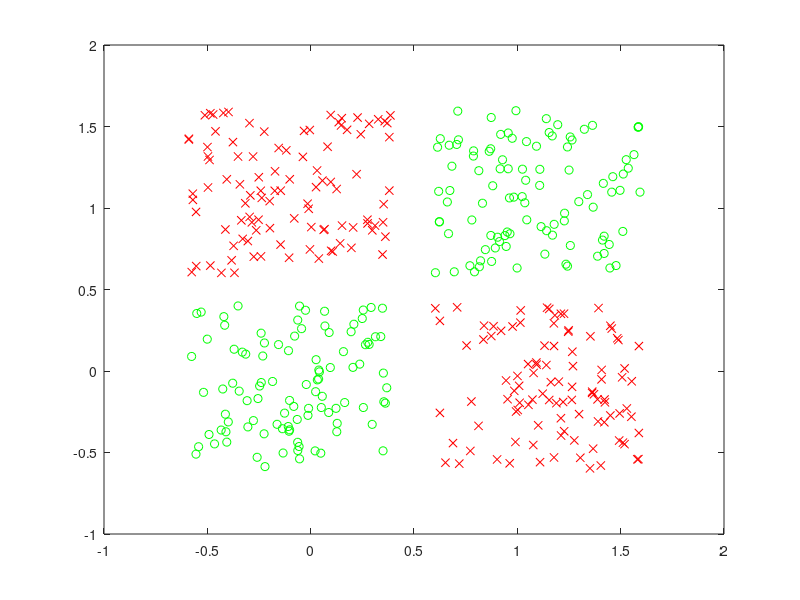

Recreate this plot in MATLAB. (Note: this script raises an error after producing the figure.)
%this file allows the classification of two randomly generated species
% 11.10.2018
% Musa Tugrul Yılmaz

clc
clear
close all

K=100;  %samples
q=0.6;  %value of offset

A=[rand(1,K)-q;rand(1,K)+q];
B=[rand(1,K)+q;rand(1,K)+q];
C=[rand(1,K)+q;rand(1,K)-q];
D=[rand(1,K)-q;rand(1,K)-q];
figure,plot(A(1,:),A(2,:),'rx')
hold on
plot(B(1,:),B(2,:),'go')
plot(C(1,:),C(2,:),'rx')
plot(D(1,:),D(2,:),'go')

P=[A B C D];

T=[ones(1,100) -ones(1,100) ones(1,100) -ones(1,100)];

net=feedforwardnet([5 3]);
net.divideParam.trainRatio=0.8;
net.divideParam.valRatio=0.1;
net.divideParam.testRatio=0.1;

nettrainParam.Goal=10^-6;

[net,tr,Y,E]=train(net,P,T);

span=-1:0.025:2;
[P1,P2]=meshgrid(span,span);
PP=[P1(:) P2(:)]';
aa=net(PP);
surf(P1,P2,reshape(aa,length(span),length(span))-5)
colormap bone
